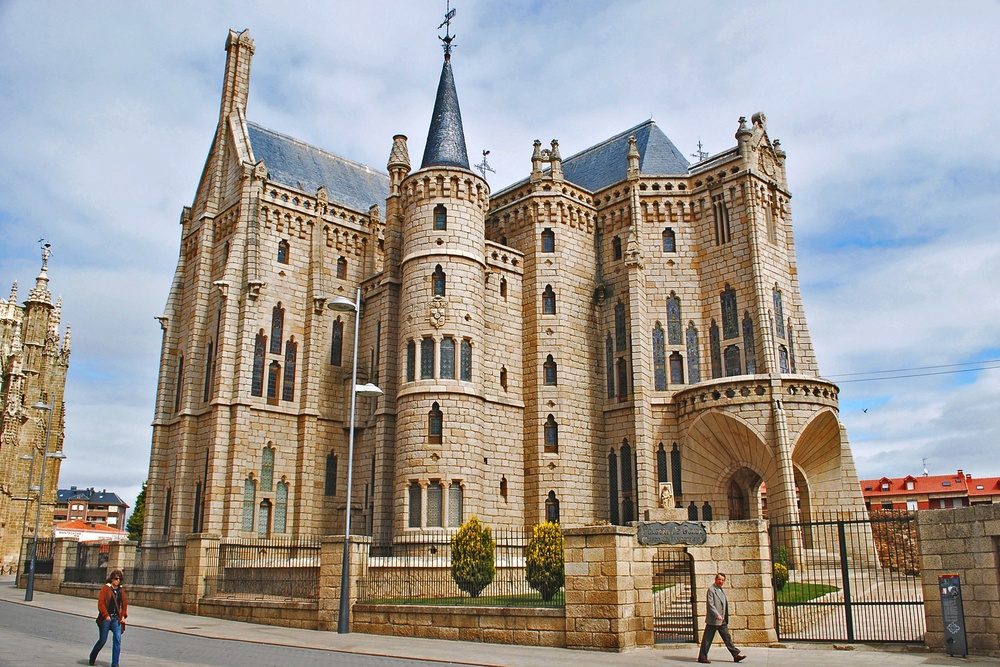
//> input picture images/EpiscopalGaudi/3743214471_1b5bbfda98_o.jpg, 1000 x 667 px, shrunk from 2701 x 1801 before the run
$ ./image_filter ../../images/EpiscopalGaudi/3743214471_1b5bbfda98_o.jpg   (built with g++ and OpenCV 4)
//> lines starting //> are read from the running program, lines starting //| are printed output that depends on the picture
#include <opencv2/core/core.hpp>
#include <opencv2/highgui/highgui.hpp>

#include <iostream>
#include <vector>

/**
 * 1. Pad with zeroes
 * 2. Support grayscale and color images
 * 3. Support arbitrary shaped odd-dimension filters (e.g. 7x9 but not 4x5)
 * 4. Return an error message for even filters as their output is undefined
 * 5. Return an identical image with an identity filter
 * 6. Return a filtered image which is the same resolution as the original image
 */
cv::Mat filter(cv::Mat &original_image, cv::Mat &kernel) {
    if (kernel.rows % 2 == 0 || kernel.cols % 2 == 0) {
        std::cout << "kernel rows and columns cannot be even" << std::endl;
        exit(-1);
    }
    std::vector<int> kernel_midpoints = {kernel.rows / 2, kernel.cols / 2};
    cv::Mat filtered_image =
    cv::Mat::zeros(original_image.size(), original_image.type());
    for (int row = 0; row < original_image.rows; row++) {
        for (int col = 0; col < original_image.cols; col++) {
            cv::Vec3b color = original_image.at<cv::Vec3b>(col, row);
            // Pad edges with zeroes
            if (row < kernel_midpoints[0] ||
                row > original_image.rows - 1 - kernel_midpoints[0] ||
                col < kernel_midpoints[1] ||
                col > original_image.cols - 1 - kernel_midpoints[1]) {
                color = {0, 0, 0};
            } else {
                cv::Vec3b total = {0, 0, 0};
                for (int kernel_row = 0; kernel_row < kernel.rows; kernel_row++) {
                    for (int kernel_col = 0; kernel_col < kernel.cols; kernel_col++) {
                        // Use a pixel offset of -1 to 1 for a 3x3 matrix for both rows and
                        // columns
                        int image_row_index = kernel_row - kernel.rows / 2;
                        int image_col_index = kernel_col - kernel.cols / 2;
                        float kernel_value = kernel.at<float>(kernel_row, kernel_col);
                        cv::Vec3b original_pixel = original_image.at<cv::Vec3b>(cv::Point(col + image_col_index, row + image_row_index));
                        total += original_pixel * kernel_value;
                    }
                }
                color = total;
            }
            filtered_image.at<cv::Vec3b>(cv::Point(col, row)) = color;
        }
    }
    return filtered_image;
}

int main(int argc, char **argv) {
    if (argc != 2) {
        std::cout << "Usage: image_filter <path to image>" << std::endl;
        return -1;
    }

  cv::Mat image = cv::imread(argv[1], cv::IMREAD_COLOR);
//> image is the input picture: 667 rows x 1000 cols, CV_8UC3; mean B, G, R 146.6, 153, 159.1
    if (!image.data) {
        std::cout << "Could not open file or find the image: " << argv[1]
        << std::endl;
        return -1;
    }

    cv::Mat IDENTITY_KERNEL = cv::Mat::zeros(3, 3, CV_32F);
    IDENTITY_KERNEL.at<float>(1, 1) = 1.f;

    cv::Mat BOX_FILTER(3, 3, CV_32F);
    BOX_FILTER.setTo(cv::Scalar(1.f / 9.f));

    cv::Mat LARGE_BOX_FILTER(7, 9, CV_32F);
    LARGE_BOX_FILTER.setTo(cv::Scalar(1.f / (7. * 9.)));

    cv::Mat LEFT_SOBEL =
    (cv::Mat_<float>(3, 3) << 1., 0., -1., 2., 0., -2., 1., 0., -1.);

    cv::imshow("Original image", image);
    cv::imshow("Identity Filter", filter(image, IDENTITY_KERNEL));
    cv::imshow("Box Filter", filter(image, BOX_FILTER));
    cv::imshow("Large Box Filter", filter(image, LARGE_BOX_FILTER));
//> after the loop in filter (call 3), `for (int row = 0; row < original_image.rows; row++)`:
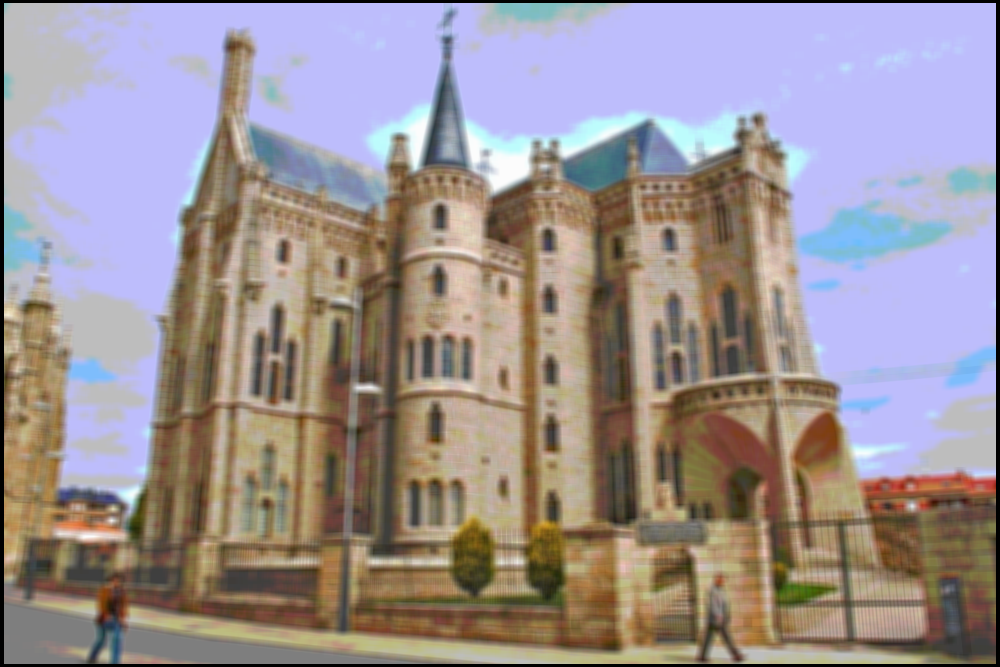
//> filtered_image: 667 rows x 1000 cols, CV_8UC3; mean B, G, R 148.1, 145.4, 155.5
    cv::imshow("Left Sobel", filter(image, LEFT_SOBEL));
//> after the loop in filter (call 4), `for (int row = 0; row < original_image.rows; row++)`:
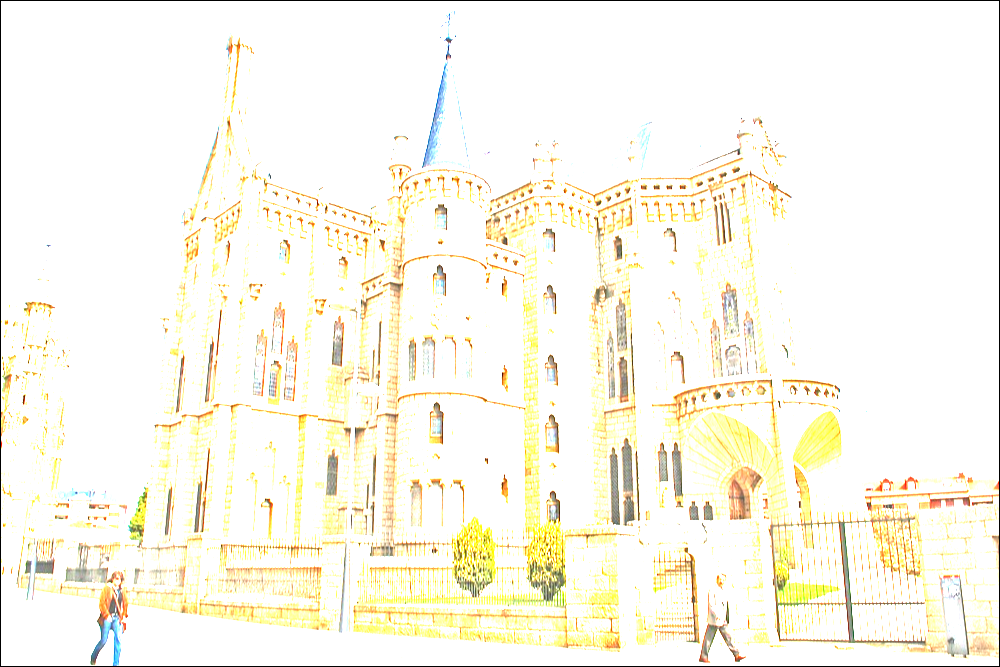
//> filtered_image: 667 rows x 1000 cols, CV_8UC3; mean B, G, R 235.3, 248, 250.7

    cv::waitKey(0);
    return 0;
}
